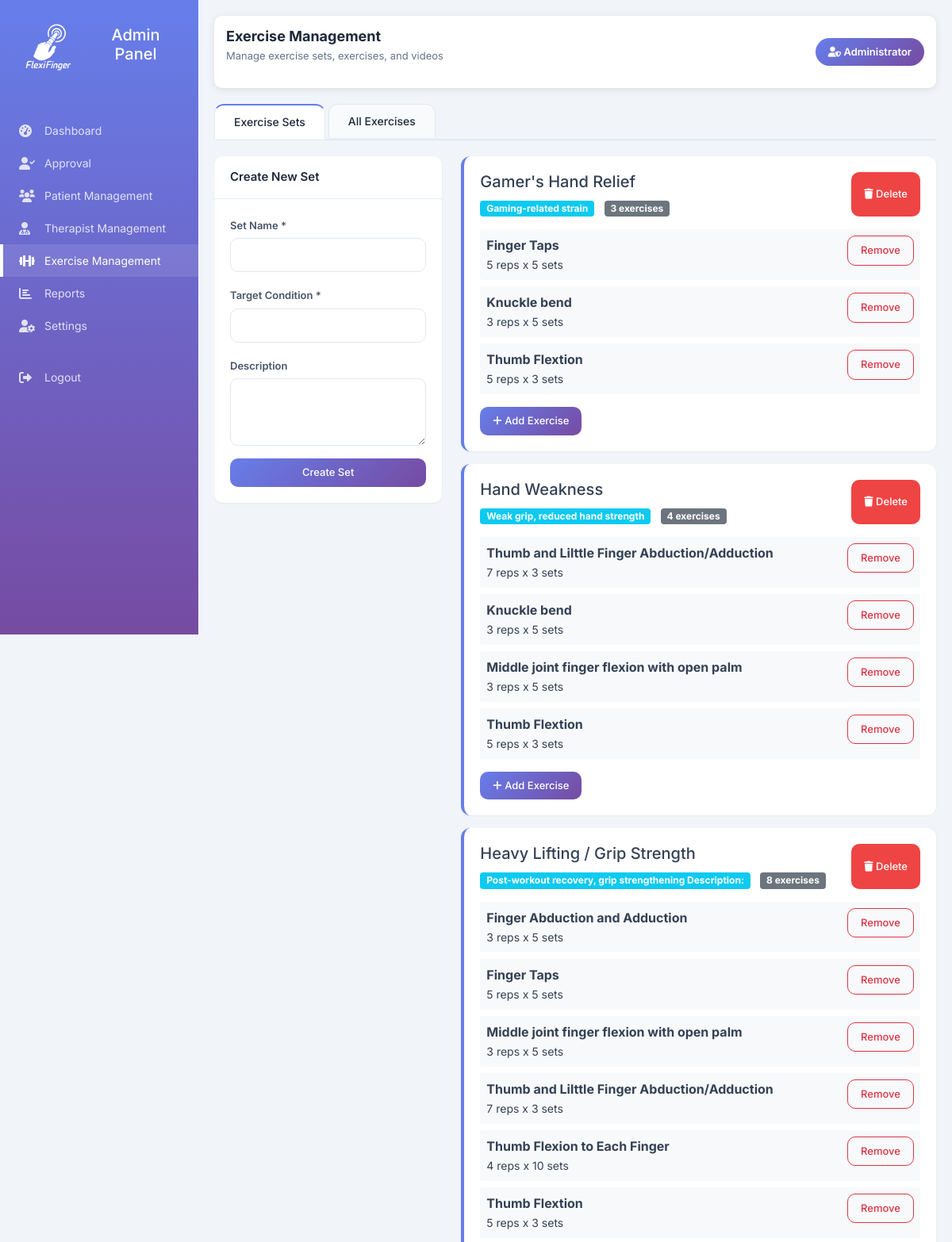
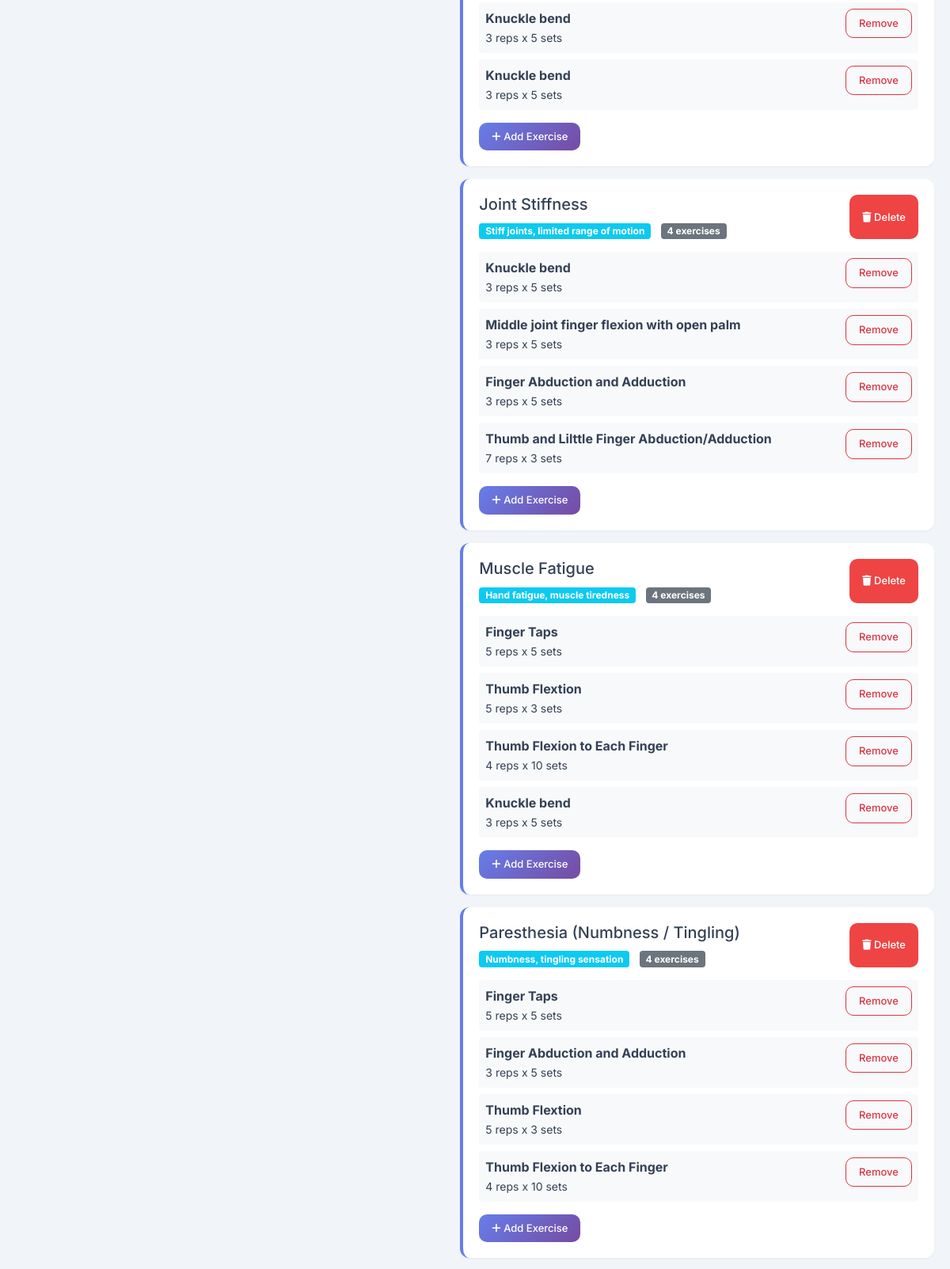
/admin/exercise-management.php (signed in, upper part), run on the app's committed database (2 pictures, top to bottom).
### tables this page shows
CREATE TABLE `exercise_sets` (
  `set_id` int(11) NOT NULL,
  `set_name` varchar(255) NOT NULL,
  `condition_target` varchar(255) DEFAULT NULL,
  `description` text DEFAULT NULL,
  `created_by` int(11) DEFAULT NULL,
  `created_at` datetime DEFAULT current_timestamp()
);

CREATE TABLE `exercises` (
  `exercise_id` int(11) NOT NULL,
  `exercise_name` varchar(255) NOT NULL,
  `description` text DEFAULT NULL,
  `instructions` text DEFAULT NULL,
  `difficulty` enum('beginner','intermediate','advanced') DEFAULT 'beginner',
  `reps_default` int(11) DEFAULT 10,
  `sets_default` int(11) DEFAULT 3,
  `hold_duration_sec` int(11) DEFAULT 5,
  `video_url` varchar(500) DEFAULT NULL,
  `thumbnail_path` varchar(500) DEFAULT NULL COMMENT 'Path to exercise thumbnail image',
  `video_path` varchar(500) DEFAULT NULL COMMENT 'Local path or URL to video file',
  `media_type` enum('local','youtube','vimeo','external') DEFAULT 'local',
  `media_asset_id` int(11) DEFAULT NULL,
  `duration_seconds` int(11) DEFAULT 0 COMMENT 'Video duration in seconds',
  `created_at` datetime DEFAULT current_timestamp()
);

### admin/includes/functions.php (called while the page is built, shortened)
<?php
class Functions {
    public function getExerciseSets() {
        $conn = getDBConnection();
        $sets = $conn->query("SELECT * FROM exercise_sets ORDER BY set_name")->fetch_all(MYSQLI_ASSOC);
        foreach ($sets as &$set) {
            $stmt = $conn->prepare("SELECT e.* FROM set_exercises se JOIN exercises e ON se.exercise_id = e.exercise_id WHERE se.set_id = ? ORDER BY se.order_in_set");
            $stmt->bind_param("i", $set['set_id']);
            $stmt->execute();
            $set['exercises'] = $stmt->get_result()->fetch_all(MYSQLI_ASSOC);
        }
        return $sets;
    }
}
?>

### admin/exercise-management.php (the view, shortened to what this page needs)
<?php
require_once 'includes/functions.php';
$exerciseSets = $functions->getExerciseSets();
?>
<!DOCTYPE html>
<html lang="en">
<head>
    <link href="https://cdn.jsdelivr.net/npm/bootstrap@5.1.3/dist/css/bootstrap.min.css" rel="stylesheet">
    <link rel="stylesheet" href="https://cdnjs.cloudflare.com/ajax/libs/font-awesome/6.0.0/css/all.min.css">
    <link rel="stylesheet" href="assets/css/admin.css">
</head>
<body>
    <div class="sidebar">
    <div class="sidebar-header">
        <img src="images/logowhite.png" alt="FlexiFinger Logo" class="sidebar-logo" style="width:80px;height:80px;" onerror="this.src='https://placehold.co/32x32?text=FF'">
        <h5>Admin Panel</h5>
    </div>
        <nav class="nav flex-column mt-4">
            <a href="dashboard.php" class="nav-link"><i class="fas fa-tachometer-alt"></i> Dashboard</a>
            <a href="approval.php" class="nav-link"><i class="fas fa-user-check"></i> Approval</a>
            <a href="patient-management.php" class="nav-link"><i class="fas fa-users"></i> Patient Management</a>
            <a href="therapist-management.php" class="nav-link"><i class="fas fa-user-md"></i> Therapist Management</a>
            <a href="exercise-management.php" class="nav-link active"><i class="fas fa-dumbbell"></i> Exercise Management</a>
            <a href="reporting.php" class="nav-link"><i class="fas fa-chart-bar"></i> Reports</a>
            <a href="profile.php" class="nav-link"><i class="fas fa-user-cog"></i> Settings</a>
            <a href="logout.php" class="nav-link mt-4"><i class="fas fa-sign-out-alt"></i> Logout</a>
        </nav>
    </div>
    <div class="main-content">
        <div class="navbar-top">
            <div class="welcome-text">
                <h4>Exercise Management</h4>
                <p>Manage exercise sets, exercises, and videos</p>
            </div>
            <div class="admin-badge"><i class="fas fa-user-shield"></i> Administrator</div>
        </div>
        <ul class="nav nav-tabs">
            <li class="nav-item">
                <button class="nav-link active" data-bs-toggle="tab" data-bs-target="#sets">Exercise Sets</button>
            </li>
            <li class="nav-item">
                <button class="nav-link" data-bs-toggle="tab" data-bs-target="#exercises">All Exercises</button>
            </li>
        </ul>
        <div class="tab-content mt-3">
            <div class="tab-pane fade show active" id="sets">
                <div class="row">
                    <div class="col-md-4">
                        <div class="card">
                            <div class="card-header">Create New Set</div>
                            <div class="card-body">
                                <form method="POST">
                                    <div class="mb-3"><label class="form-label">Set Name *</label><input type="text" class="form-control" name="set_name" required></div>
                                    <div class="mb-3"><label class="form-label">Target Condition *</label><input type="text" class="form-control" name="condition_target" required></div>
                                    <div class="mb-3"><label class="form-label">Description</label><textarea class="form-control" name="description" rows="3"></textarea></div>
                                    <button type="submit" class="btn btn-primary w-100">Create Set</button>
                                </form>
                            </div>
                        </div>
                    </div>
                    <div class="col-md-8">
                        <?php foreach ($exerciseSets as $set): ?>
                        <div class="card mb-3" style="border-left: 4px solid #667eea;">
                            <div class="card-body">
                                <div class="d-flex justify-content-between">
                                    <div>
                                        <h5><?php echo htmlspecialchars($set['set_name']); ?></h5>
                                        <span class="badge bg-info"><?php echo htmlspecialchars($set['condition_target']); ?></span>
                                        <span class="badge bg-secondary ms-2"><?php echo count($set['exercises']); ?> exercises</span>
                                    </div>
                                    <button class="btn btn-danger btn-sm" data-bs-toggle="modal" data-bs-target="#deleteSetModal" onclick="setDeleteSet(<?php echo $set['set_id']; ?>, '<?php echo htmlspecialchars($set['set_name']); ?>')"><i class="fas fa-trash"></i> Delete</button>
                                </div>
                                <div class="mt-3">
                                    <?php foreach ($set['exercises'] as $exercise): ?>
                                    <div class="exercise-item mb-2 p-2 bg-light rounded">
                                        <div class="d-flex justify-content-between">
                                            <div>
                                                <strong><?php echo htmlspecialchars($exercise['exercise_name']); ?></strong><br>
                                                <small><?php echo $exercise['reps_default']; ?> reps x <?php echo $exercise['sets_default']; ?> sets</small>
                                            </div>
                                            <form method="POST">
                                                <button type="submit" class="btn btn-outline-danger btn-sm">Remove</button>
                                            </form>
                                        </div>
                                    </div>
                                    <?php endforeach; ?>
                                    <button class="btn btn-primary btn-sm mt-2" data-bs-toggle="modal" data-bs-target="#addToSetModal" onclick="setAddToSet(<?php echo $set['set_id']; ?>, '<?php echo htmlspecialchars($set['set_name']); ?>')"><i class="fas fa-plus"></i> Add Exercise</button>
                                </div>
                            </div>
                        </div>
                        <?php endforeach; ?>
                    </div>
                </div>
            </div>
        </div>
    </div>
</body>
</html>

### admin/assets/css/admin.css (style rules this page uses)
:root { --primary-color: #667eea; --secondary-color: #764ba2; --success-color: #10b981; --warning-color: #f59e0b; --danger-color: #ef4444; --dark-color: #1e293b; --light-bg: #f1f5f9; --text-color: #334155; }
* { margin: 0; padding: 0; box-sizing: border-box; }
body { font-family: 'Inter', sans-serif; background-color: #f1f5f9; color: #334155; }
.sidebar { background: linear-gradient(180deg, var(--primary-color) 0%, var(--secondary-color) 100%); color: white; height: 100vh; position: fixed; width: 250px; z-index: 1000; overflow-y: auto; }
.sidebar-header { padding: 20px; display: flex; align-items: center; gap: 12px; }
.sidebar-logo { width: 35px; height: 35px; object-fit: contain; padding: 0 !important; border-radius: 0 !important; margin: 0 !important; }
.nav-link { color: rgba(255,255,255,0.8); padding: 10px 20px; border-left: 4px solid transparent; transition: all 0.3s; display: flex; align-items: center; gap: 12px; text-decoration: none; font-size: 14px; }
.nav-link:hover, .nav-link.active { color: white; background: rgba(255,255,255,0.1); border-left-color: white; }
.nav-link i { width: 20px; font-size: 16px; }
.main-content { margin-left: 250px; padding: 20px; min-height: 100vh; }
.navbar-top { background: white; box-shadow: 0 2px 10px rgba(0,0,0,0.1); padding: 15px; border-radius: 10px; margin-bottom: 20px; display: flex; justify-content: space-between; align-items: center; }
.welcome-text h4 { font-size: 18px; font-weight: 700; color: var(--dark-color); margin: 0; }
.welcome-text p { font-size: 13px; color: #64748b; margin-top: 4px; }
.admin-badge { background: linear-gradient(135deg, var(--primary-color) 0%, var(--secondary-color) 100%); padding: 8px 16px; border-radius: 30px; font-size: 13px; font-weight: 600; color: white; }
.card { background: white; border-radius: 12px; border: none; box-shadow: 0 1px 3px rgba(0,0,0,0.05); margin-bottom: 20px; overflow: hidden; }
.card-header { background: white; border-bottom: 1px solid #e2e8f0; padding: 15px 20px; font-weight: 600; font-size: 15px; color: var(--dark-color); }
.card-body { padding: 20px; }
.nav-tabs { border-bottom: 2px solid #e2e8f0; margin-bottom: 20px; }
.nav-tabs .nav-link { color: #1e293b; background: #f8fafc; border: 1px solid #e2e8f0; border-bottom: none; padding: 10px 24px; font-weight: 600; font-size: 14px; border-radius: 12px 12px 0 0; margin-right: 4px; transition: all 0.3s; }
.nav-tabs .nav-link.active { color: var(--primary-color); background: white; border-top: 2px solid var(--primary-color); border-left: 1px solid var(--primary-color); border-right: 1px solid var(--primary-color); border-bottom: 2px solid white; }
.btn { padding: 8px 16px; border-radius: 10px; font-weight: 500; font-size: 13px; transition: all 0.2s; }
.btn-primary { background: linear-gradient(135deg, var(--primary-color) 0%, var(--secondary-color) 100%); border: none; color: white; }
.btn-danger { background: var(--danger-color); border: none; color: white; }
.form-control, .form-select { border: 1px solid #e2e8f0; border-radius: 10px; padding: 10px 14px; font-size: 14px; transition: all 0.2s; }
.form-label { font-weight: 600; font-size: 13px; color: #475569; margin-bottom: 6px; }

### admin/exercise-management.php (style rules this page uses)
.nav-tabs .nav-link { color: #1e293b !important; background: #f8fafc; border: 1px solid #e2e8f0; border-bottom: none; font-weight: 500; }
.nav-tabs .nav-link.active { color: #1e293b !important; background: white; border-top: 2px solid #667eea; border-left: 1px solid #e2e8f0; border-right: 1px solid #e2e8f0; border-bottom: 2px solid white; }
.sidebar-header { text-align: center; }
.sidebar-logo { width: 50px; height: 50px; object-fit: contain; margin-bottom: 12px; border-radius: 12px; padding: 5px; }

### data on the page
exercise_sets: set_name "Gamer's Hand Relief", condition_target "Gaming-related strain", count($set['exercises']) "3"
exercises: exercise_name "Finger Taps", reps_default "5", sets_default "5"
exercises: exercise_name "Knuckle bend", reps_default "3", sets_default "5"
exercises: exercise_name "Thumb Flextion", reps_default "5", sets_default "3"
exercise_sets: set_name "Hand Weakness", condition_target "Weak grip, reduced hand strength", count($set['exercises']) "4"
exercises: exercise_name "Thumb and Lilttle Finger Abduction/Adduction", reps_default "7", sets_default "3"
exercises: exercise_name "Middle joint finger flexion with open palm", reps_default "3", sets_default "5"
exercise_sets: set_name "Heavy Lifting / Grip Strength", condition_target "Post-workout recovery, grip strengthening Description:", count($set['exercises']) "8"
exercises: exercise_name "Finger Abduction and Adduction", reps_default "3", sets_default "5"
exercises: exercise_name "Thumb Flexion to Each Finger", reps_default "4", sets_default "10"
exercise_sets: set_name "Joint Stiffness", condition_target "Stiff joints, limited range of motion", count($set['exercises']) "4"
exercise_sets: set_name "Muscle Fatigue", condition_target "Hand fatigue, muscle tiredness", count($set['exercises']) "4"
exercise_sets: set_name "Paresthesia (Numbness / Tingling)", condition_target "Numbness, tingling sensation", count($set['exercises']) "4"
